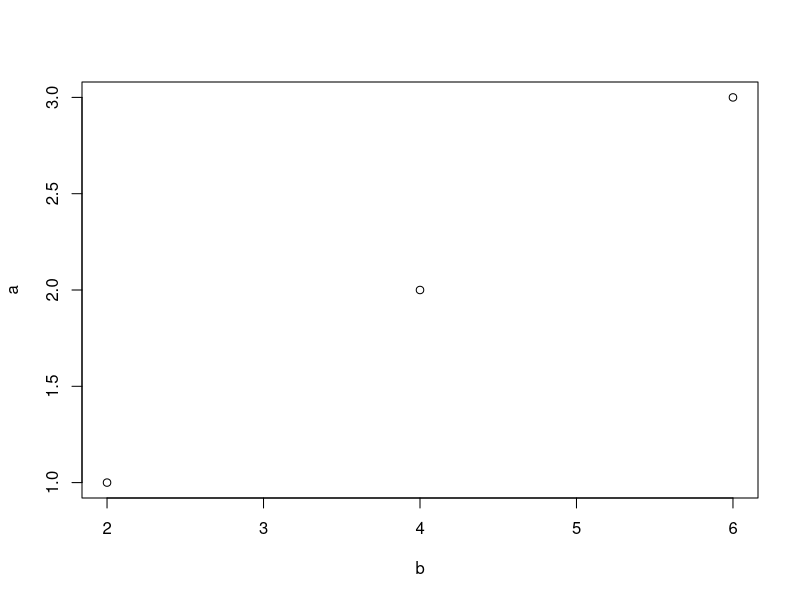

R code for this plot:
#' ---
#' title: "Example R Script"
#' author: "John Smith"
#' date: "Jan 1st, 2020"
#' output: github_document
#' ---
a=c(1,2,3)
b=a*2
plot(b,a)
c=a*b

#' A script comment that includes **markdown** formatting. 
#' This is an equation $A = \pi*r^{2}$  

# make some change after making a branch in RStudio

